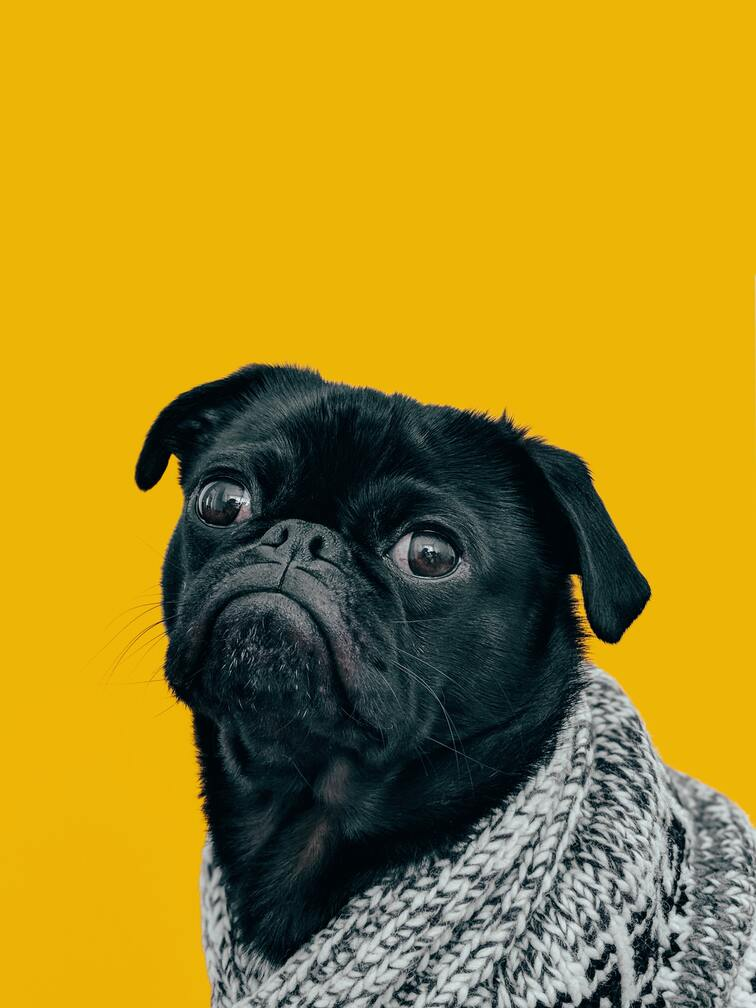
#> input picture inputs/dog.jpg, 756 x 1008 px; its folder holds only this picture in this run
$ python process.py
#> lines starting #> are read from the running program, lines starting #| are printed output that depends on the picture
import glob
import os
from PIL import Image, ImageOps, ImageEnhance, ImageDraw, ImageFont


class Digitizer:

    def __init__(self, filepath):
        self.filepath = filepath
        self.img = Image.open(filepath).convert("RGBA")

    def adjust_contrast(self, amount=1.5):
        enhancer = ImageEnhance.Contrast(self.img)
        self.img = enhancer.enhance(amount)

    def make_grayscale(self):
        self.img = ImageOps.grayscale(self.img)
        self.img = self.img.convert("RGBA")

    def make_upside_down(self):
        self.img = self.img.rotate(180)

    def make_thumbnail_size(self, size=(128, 128)):
        self.img.thumbnail(size)

    def make_square(self, size=200):

        (w, h) = self.img.size

        if w > h:
            x = (w - h) * 0.5
            y = 0
            box = (x, y, h + x, h + y)
        else:
            x = 0
            y = (h - w) * 0.5
            box = (x, y, w + x, w + y)

        self.img = self.img.resize((size, size), box=box)

    def add_watermark(self):
        font = ImageFont.truetype("ibm-plex-mono.ttf", 24)
        drawer = ImageDraw.Draw(self.img)
        drawer.multiline_text(
            (32, 32),
            "Andrey\nMitko",
            font=font,
            fill=(255, 0, 0, 100)
        )

    def convert_to_ascii(self):
        font_size = 10
        letters = [" ", ".", "!", "i", "u", "r", "e", "p", "S", "H"]

        (w, h) = self.img.size

        new_width = int(w / font_size)
        new_height = int(h / font_size)

        sample_size = (new_width, new_height)
        final_size = (new_width * font_size, new_height * font_size)

        self.make_grayscale()
        self.adjust_contrast(7.0)
        self.img = self.img.resize(sample_size)

        ascii_img = Image.new(mode="RGBA", size=final_size, color="#2727E6")

        font = ImageFont.truetype("ibm-plex-mono.ttf", font_size)
        drawer = ImageDraw.Draw(ascii_img)

        for x in range(new_width):
            for y in range(new_height):
                (r, g, b, a) = self.img.getpixel((x, y))

                brightness = r / 256
                letter_num = int(len(letters) * brightness)
                letter = letters[letter_num]

                position = (x*font_size, y*font_size)
                drawer.text(position, letter, font=font,
                            fill=(255, 255, 255, 255))

        self.img = ascii_img

    def save(self, output_filepath):
        if self.filepath.endswith(".jpg"):
            self.img = self.img.convert("RGB")

        self.img.save(output_filepath)
        print("Image saved!")


if __name__ == '__main__':
    inputs = glob.glob("inputs/*")

    os.makedirs("outputs", exist_ok=True)

    for filepath in inputs:
        output = filepath.replace("inputs", "outputs")

        image = Digitizer(filepath)
        image.convert_to_ascii()
        image.save(output)
#> this loop made 1 pass
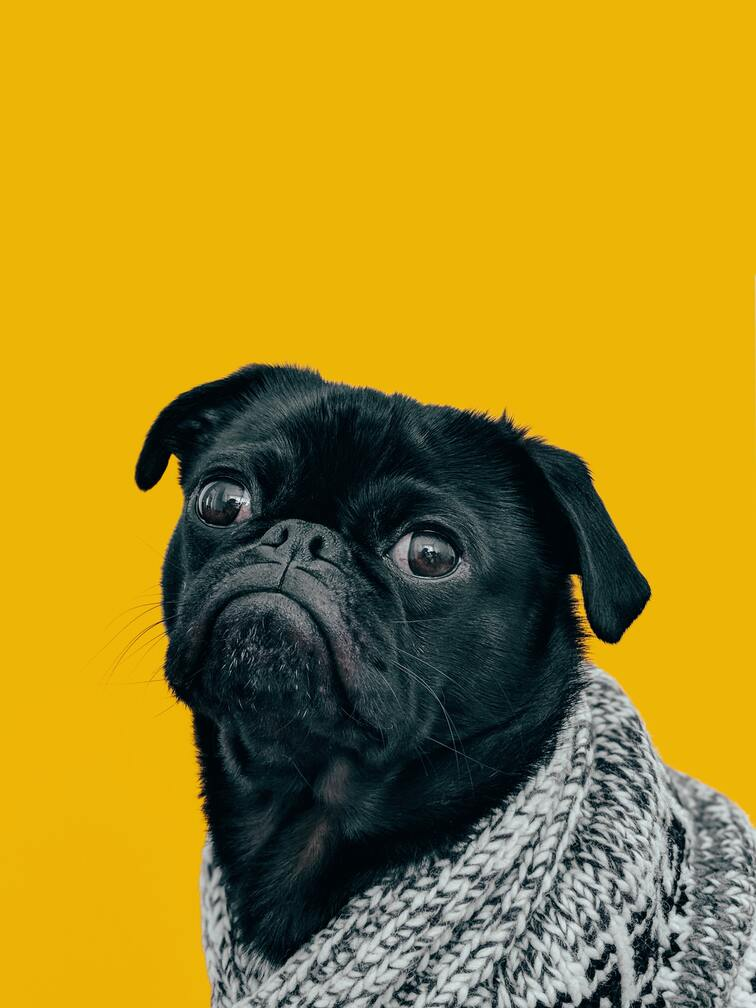
#> input picture inputs/dog.jpg, 756 x 1008 px
#> pass 1, in make_grayscale, `self.img = ImageOps.grayscale(self.img)`:
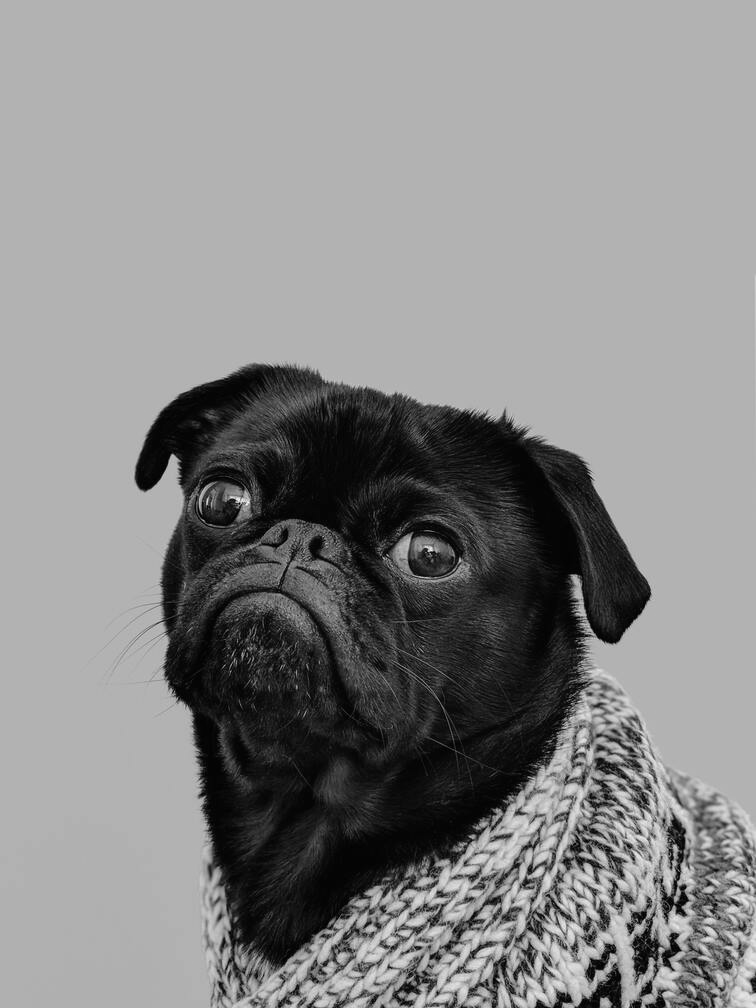
#> self.img: PIL image 756x1008 L; min 0, max 253, mean 135.3
#> pass 1, in adjust_contrast, `self.img = enhancer.enhance(amount)`:
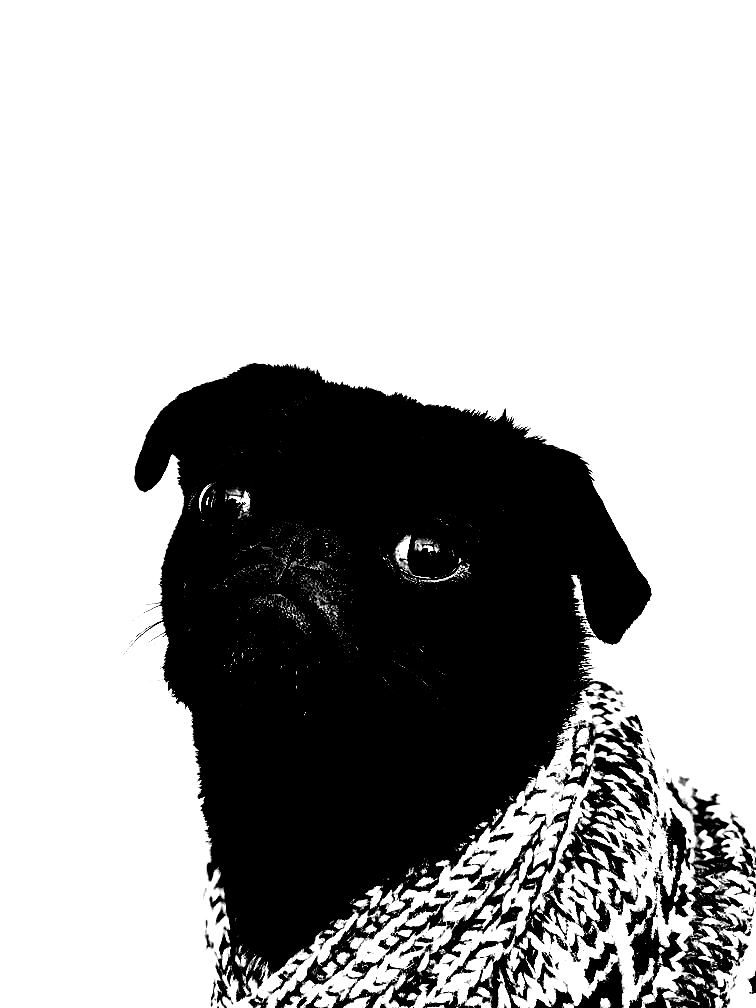
#> self.img: PIL image 756x1008 RGBA; mean R, G, B, A 175.7, 175.7, 175.7, 255
